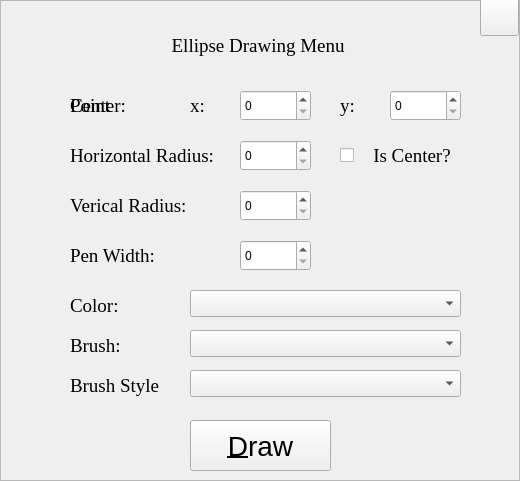
   <widget class="QFrame" name="ellipseFrame">
    <property name="geometry">
     <rect>
      <x>0</x>
      <y>4152</y>
      <width>520</width>
      <height>481</height>
     </rect>
    </property>
    <property name="focusPolicy">
     <enum>Qt::ClickFocus</enum>
    </property>
    <property name="frameShape">
     <enum>QFrame::StyledPanel</enum>
    </property>
    <property name="frameShadow">
     <enum>QFrame::Raised</enum>
    </property>
    <widget class="QLabel" name="ellipseCenter">
     <property name="geometry">
      <rect>
       <x>70</x>
       <y>90</y>
       <width>101</width>
       <height>31</height>
      </rect>
     </property>
     <property name="font">
      <font>
       <family>Times New Roman</family>
       <pointsize>14</pointsize>
      </font>
     </property>
     <property name="text">
      <string>Center: </string>
     </property>
    </widget>
    <widget class="QLabel" name="label_48">
     <property name="geometry">
      <rect>
       <x>70</x>
       <y>140</y>
       <width>161</width>
       <height>31</height>
      </rect>
     </property>
     <property name="font">
      <font>
       <family>Times New Roman</family>
       <pointsize>14</pointsize>
      </font>
     </property>
     <property name="text">
      <string>Horizontal Radius: </string>
     </property>
    </widget>
    <widget class="QLabel" name="label_49">
     <property name="geometry">
      <rect>
       <x>190</x>
       <y>90</y>
       <width>41</width>
       <height>31</height>
      </rect>
     </property>
     <property name="font">
      <font>
       <family>Times New Roman</family>
       <pointsize>14</pointsize>
      </font>
     </property>
     <property name="text">
      <string>x: </string>
     </property>
    </widget>
    <widget class="QLabel" name="label_50">
     <property name="geometry">
      <rect>
       <x>340</x>
       <y>90</y>
       <width>41</width>
       <height>31</height>
      </rect>
     </property>
     <property name="font">
      <font>
       <family>Times New Roman</family>
       <pointsize>14</pointsize>
      </font>
     </property>
     <property name="text">
      <string>y: </string>
     </property>
    </widget>
    <widget class="QLabel" name="ellipseDrawingLabel">
     <property name="geometry">
      <rect>
       <x>10</x>
       <y>30</y>
       <width>501</width>
       <height>31</height>
      </rect>
     </property>
     <property name="font">
      <font>
       <family>Times New Roman</family>
       <pointsize>14</pointsize>
      </font>
     </property>
     <property name="text">
      <string>Ellipse Drawing Menu </string>
     </property>
     <property name="alignment">
      <set>Qt::AlignCenter</set>
     </property>
    </widget>
    <widget class="QLabel" name="label_51">
     <property name="geometry">
      <rect>
       <x>70</x>
       <y>190</y>
       <width>161</width>
       <height>31</height>
      </rect>
     </property>
     <property name="font">
      <font>
       <family>Times New Roman</family>
       <pointsize>14</pointsize>
      </font>
     </property>
     <property name="text">
      <string>Verical Radius: </string>
     </property>
    </widget>
    <widget class="QLabel" name="label_54">
     <property name="geometry">
      <rect>
       <x>70</x>
       <y>240</y>
       <width>141</width>
       <height>31</height>
      </rect>
     </property>
     <property name="font">
      <font>
       <family>Times New Roman</family>
       <pointsize>14</pointsize>
      </font>
     </property>
     <property name="text">
      <string>Pen Width: </string>
     </property>
    </widget>
    <widget class="QLabel" name="label_53">
     <property name="geometry">
      <rect>
       <x>70</x>
       <y>290</y>
       <width>101</width>
       <height>31</height>
      </rect>
     </property>
     <property name="font">
      <font>
       <family>Times New Roman</family>
       <pointsize>14</pointsize>
      </font>
     </property>
     <property name="text">
      <string>Color: </string>
     </property>
    </widget>
    <widget class="QLabel" name="label_52">
     <property name="geometry">
      <rect>
       <x>70</x>
       <y>330</y>
       <width>101</width>
       <height>31</height>
      </rect>
     </property>
     <property name="font">
      <font>
       <family>Times New Roman</family>
       <pointsize>14</pointsize>
      </font>
     </property>
     <property name="text">
      <string>Brush: </string>
     </property>
    </widget>
    <widget class="QLabel" name="label_55">
     <property name="geometry">
      <rect>
       <x>70</x>
       <y>370</y>
       <width>101</width>
       <height>31</height>
      </rect>
     </property>
     <property name="font">
      <font>
       <family>Times New Roman</family>
       <pointsize>14</pointsize>
      </font>
     </property>
     <property name="text">
      <string>Brush Style</string>
     </property>
    </widget>
    <widget class="QLabel" name="ellipsePoint">
     <property name="geometry">
      <rect>
       <x>70</x>
       <y>90</y>
       <width>101</width>
       <height>31</height>
      </rect>
     </property>
     <property name="font">
      <font>
       <family>Times New Roman</family>
       <pointsize>14</pointsize>
      </font>
     </property>
     <property name="text">
      <string>Point</string>
     </property>
    </widget>
    <widget class="QSpinBox" name="ellipseX">
     <property name="geometry">
      <rect>
       <x>240</x>
       <y>90</y>
       <width>71</width>
       <height>31</height>
      </rect>
     </property>
     <property name="maximum">
      <number>1200</number>
     </property>
    </widget>
    <widget class="QSpinBox" name="ellipseY">
     <property name="geometry">
      <rect>
       <x>390</x>
       <y>90</y>
       <width>71</width>
       <height>31</height>
      </rect>
     </property>
     <property name="maximum">
      <number>700</number>
     </property>
    </widget>
    <widget class="QSpinBox" name="ellipseHR">
     <property name="geometry">
      <rect>
       <x>240</x>
       <y>140</y>
       <width>71</width>
       <height>31</height>
      </rect>
     </property>
     <property name="maximum">
      <number>1200</number>
     </property>
    </widget>
    <widget class="QCheckBox" name="ellipseIsCenter">
     <property name="geometry">
      <rect>
       <x>340</x>
       <y>140</y>
       <width>121</width>
       <height>31</height>
      </rect>
     </property>
     <property name="font">
      <font>
       <family>Times New Roman</family>
       <pointsize>14</pointsize>
      </font>
     </property>
     <property name="text">
      <string>   Is Center?</string>
     </property>
    </widget>
    <widget class="QSpinBox" name="ellipseVR">
     <property name="geometry">
      <rect>
       <x>240</x>
       <y>190</y>
       <width>71</width>
       <height>31</height>
      </rect>
     </property>
     <property name="maximum">
      <number>1200</number>
     </property>
    </widget>
    <widget class="QSpinBox" name="ellipsePenWidth">
     <property name="geometry">
      <rect>
       <x>240</x>
       <y>240</y>
       <width>71</width>
       <height>31</height>
      </rect>
     </property>
     <property name="maximum">
      <number>40</number>
     </property>
    </widget>
    <widget class="QComboBox" name="colorEllipse">
     <property name="geometry">
      <rect>
       <x>190</x>
       <y>290</y>
       <width>271</width>
       <height>27</height>
      </rect>
     </property>
    </widget>
    <widget class="QComboBox" name="brushEllipse">
     <property name="geometry">
      <rect>
       <x>190</x>
       <y>330</y>
       <width>271</width>
       <height>27</height>
      </rect>
     </property>
    </widget>
    <widget class="QComboBox" name="brushStyleEllipse">
     <property name="geometry">
      <rect>
       <x>190</x>
       <y>370</y>
       <width>271</width>
       <height>27</height>
      </rect>
     </property>
    </widget>
    <widget class="QPushButton" name="drawEllipse">
     <property name="geometry">
      <rect>
       <x>190</x>
       <y>420</y>
       <width>141</width>
       <height>51</height>
      </rect>
     </property>
     <property name="font">
      <font>
       <pointsize>21</pointsize>
      </font>
     </property>
     <property name="text">
      <string>&amp;Draw</string>
     </property>
     <property name="icon">
      <iconset>
       <normaloff>:/images/paint.png</normaloff>:/images/paint.png</iconset>
     </property>
     <property name="iconSize">
      <size>
       <width>60</width>
       <height>40</height>
      </size>
     </property>
    </widget>
    <widget class="QPushButton" name="cancelEllipse">
     <property name="geometry">
      <rect>
       <x>480</x>
       <y>-4</y>
       <width>39</width>
       <height>40</height>
      </rect>
     </property>
     <property name="font">
      <font>
       <pointsize>21</pointsize>
      </font>
     </property>
     <property name="toolTip">
      <string extracomment="cancel">cancel</string>
     </property>
     <property name="text">
      <string/>
     </property>
     <property name="icon">
      <iconset resource="images.qrc">
       <normaloff>:/images/cancel.png</normaloff>:/images/cancel.png</iconset>
     </property>
     <property name="iconSize">
      <size>
       <width>40</width>
       <height>40</height>
      </size>
     </property>
    </widget>
   </widget>
